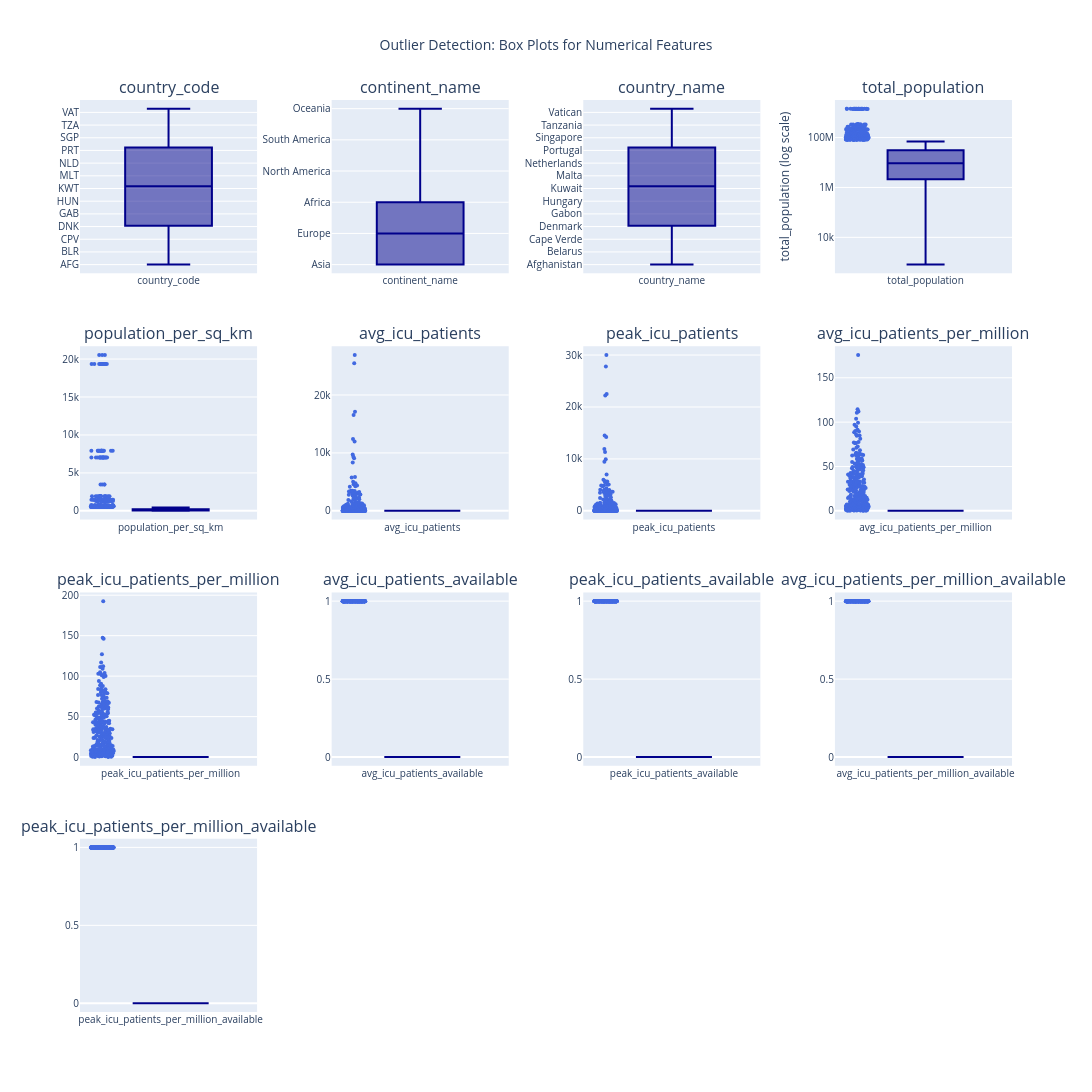

Notebook code cell kept with this figure:
### Code cell
n_cols = len(numerical_cols)
cols_per_row = 4
rows_needed = math.ceil(n_cols / cols_per_row)

# Create subplot grid: only as many rows as needed, 4 columns
fig = make_subplots(
    rows=rows_needed,
    cols=cols_per_row,
    subplot_titles=numerical_cols,  # Only real titles
    vertical_spacing=0.08,
    horizontal_spacing=0.08
)

#  Add Box Plots Safely
for idx, col_name in enumerate(numerical_cols):
    row = (idx // cols_per_row) + 1
    col = (idx % cols_per_row) + 1
    
    fig.add_trace(
        go.Box(
            y=df[col_name].dropna(),
            name=col_name,
            boxpoints='outliers',
            jitter=0.3,
            pointpos=-1.8,
            marker=dict(size=4, color='royalblue'),
            line=dict(color='darkblue')
        ),
        row=row,
        col=col
    )

# Automatically detect and apply log scale to known skewed columns
skewed_cols = ['total_population', 'gdp_per_capita']  # Add your known skewed ones
for col_name in skewed_cols:
    if col_name in numerical_cols:
        idx = numerical_cols.index(col_name)
        row = (idx // cols_per_row) + 1
        col = (idx % cols_per_row) + 1
        fig.update_yaxes(title_text=f"{col_name} (log scale)", type='log', row=row, col=col)

fig.update_layout(
    height=400 + (rows_needed * 300),  # Auto height
    width=1400,
    title_text="Outlier Detection: Box Plots for Numerical Features",
    title_x=0.5,
    showlegend=False,
    font=dict(size=10)
)

fig.show()

### Figure 1 — Plotly figure (JSON) as saved in the notebook; plotly's stock layout.template omitted (floating-point values rounded to 4 significant figures; data arrays with more than 128 entries replaced by an {"elided": "..."} marker saying what was removed)
{"data": [{"boxpoints": "outliers", "jitter": 0.3, "line": {"color": "darkblue"}, "marker": {"color": "royalblue", "size": 4}, "name": "country_code", "pointpos": -1.8, "type": "box", "xaxis": "x", "y": {"elided": "2793 str values"}, "yaxis": "y"}, {"boxpoints": "outliers", "jitter": 0.3, "line": {"color": "darkblue"}, "marker": {"color": "royalblue", "size": 4}, "name": "continent_name", "pointpos": -1.8, "type": "box", "xaxis": "x2", "y": {"elided": "2793 str values"}, "yaxis": "y2"}, {"boxpoints": "outliers", "jitter": 0.3, "line": {"color": "darkblue"}, "marker": {"color": "royalblue", "size": 4}, "name": "country_name", "pointpos": -1.8, "type": "box", "xaxis": "x3", "y": {"elided": "2793 str values"}, "yaxis": "y3"}, {"boxpoints": "outliers", "jitter": 0.3, "line": {"color": "darkblue"}, "marker": {"color": "royalblue", "size": 4}, "name": "total_population", "pointpos": -1.8, "type": "box", "xaxis": "x4", "y": {"elided": "2793 float values"}, "yaxis": "y4"}, {"boxpoints": "outliers", "jitter": 0.3, "line": {"color": "darkblue"}, "marker": {"color": "royalblue", "size": 4}, "name": "population_per_sq_km", "pointpos": -1.8, "type": "box", "xaxis": "x5", "y": {"elided": "2712 float values"}, "yaxis": "y5"}, {"boxpoints": "outliers", "jitter": 0.3, "line": {"color": "darkblue"}, "marker": {"color": "royalblue", "size": 4}, "name": "avg_icu_patients", "pointpos": -1.8, "type": "box", "xaxis": "x6", "y": {"elided": "2793 float values"}, "yaxis": "y6"}, {"boxpoints": "outliers", "jitter": 0.3, "line": {"color": "darkblue"}, "marker": {"color": "royalblue", "size": 4}, "name": "peak_icu_patients", "pointpos": -1.8, "type": "box", "xaxis": "x7", "y": {"elided": "2793 float values"}, "yaxis": "y7"}, {"boxpoints": "outliers", "jitter": 0.3, "line": {"color": "darkblue"}, "marker": {"color": "royalblue", "size": 4}, "name": "avg_icu_patients_per_million", "pointpos": -1.8, "type": "box", "xaxis": "x8", "y": {"elided": "2793 float values"}, "yaxis": "y8"}, {"boxpoints": "outliers", "jitter": 0.3, "line": {"color": "darkblue"}, "marker": {"color": "royalblue", "size": 4}, "name": "peak_icu_patients_per_million", "pointpos": -1.8, "type": "box", "xaxis": "x9", "y": {"elided": "2793 float values"}, "yaxis": "y9"}, {"boxpoints": "outliers", "jitter": 0.3, "line": {"color": "darkblue"}, "marker": {"color": "royalblue", "size": 4}, "name": "avg_icu_patients_available", "pointpos": -1.8, "type": "box", "xaxis": "x10", "y": {"elided": "2793 int values"}, "yaxis": "y10"}, {"boxpoints": "outliers", "jitter": 0.3, "line": {"color": "darkblue"}, "marker": {"color": "royalblue", "size": 4}, "name": "peak_icu_patients_available", "pointpos": -1.8, "type": "box", "xaxis": "x11", "y": {"elided": "2793 int values"}, "yaxis": "y11"}, {"boxpoints": "outliers", "jitter": 0.3, "line": {"color": "darkblue"}, "marker": {"color": "royalblue", "size": 4}, "name": "avg_icu_patients_per_million_available", "pointpos": -1.8, "type": "box", "xaxis": "x12", "y": {"elided": "2793 int values"}, "yaxis": "y12"}, {"boxpoints": "outliers", "jitter": 0.3, "line": {"color": "darkblue"}, "marker": {"color": "royalblue", "size": 4}, "name": "peak_icu_patients_per_million_available", "pointpos": -1.8, "type": "box", "xaxis": "x13", "y": {"elided": "2793 int values"}, "yaxis": "y13"}], "layout": {"annotations": [{"font": {"size": 16}, "showarrow": false, "text": "country_code", "x": 0.095, "xanchor": "center", "xref": "paper", "y": 1, "yanchor": "bottom", "yref": "paper"}, {"font": {"size": 16}, "showarrow": false, "text": "continent_name", "x": 0.365, "xanchor": "center", "xref": "paper", "y": 1, "yanchor": "bottom", "yref": "paper"}, {"font": {"size": 16}, "showarrow": false, "text": "country_name", "x": 0.635, "xanchor": "center", "xref": "paper", "y": 1, "yanchor": "bottom", "yref": "paper"}, {"font": {"size": 16}, "showarrow": false, "text": "total_population", "x": 0.905, "xanchor": "center", "xref": "paper", "y": 1, "yanchor": "bottom", "yref": "paper"}, {"font": {"size": 16}, "showarrow": false, "text": "population_per_sq_km", "x": 0.095, "xanchor": "center", "xref": "paper", "y": 0.73, "yanchor": "bottom", "yref": "paper"}, {"font": {"size": 16}, "showarrow": false, "text": "avg_icu_patients", "x": 0.365, "xanchor": "center", "xref": "paper", "y": 0.73, "yanchor": "bottom", "yref": "paper"}, {"font": {"size": 16}, "showarrow": false, "text": "peak_icu_patients", "x": 0.635, "xanchor": "center", "xref": "paper", "y": 0.73, "yanchor": "bottom", "yref": "paper"}, {"font": {"size": 16}, "showarrow": false, "text": "avg_icu_patients_per_million", "x": 0.905, "xanchor": "center", "xref": "paper", "y": 0.73, "yanchor": "bottom", "yref": "paper"}, {"font": {"size": 16}, "showarrow": false, "text": "peak_icu_patients_per_million", "x": 0.095, "xanchor": "center", "xref": "paper", "y": 0.46, "yanchor": "bottom", "yref": "paper"}, {"font": {"size": 16}, "showarrow": false, "text": "avg_icu_patients_available", "x": 0.365, "xanchor": "center", "xref": "paper", "y": 0.46, "yanchor": "bottom", "yref": "paper"}, {"font": {"size": 16}, "showarrow": false, "text": "peak_icu_patients_available", "x": 0.635, "xanchor": "center", "xref": "paper", "y": 0.46, "yanchor": "bottom", "yref": "paper"}, {"font": {"size": 16}, "showarrow": false, "text": "avg_icu_patients_per_million_available", "x": 0.905, "xanchor": "center", "xref": "paper", "y": 0.46, "yanchor": "bottom", "yref": "paper"}, {"font": {"size": 16}, "showarrow": false, "text": "peak_icu_patients_per_million_available", "x": 0.095, "xanchor": "center", "xref": "paper", "y": 0.19, "yanchor": "bottom", "yref": "paper"}], "font": {"size": 10}, "height": 1600, "showlegend": false, "title": {"text": "Outlier Detection: Box Plots for Numerical Features", "x": 0.5}, "width": 1400, "xaxis": {"anchor": "y", "domain": [0, 0.19]}, "xaxis10": {"anchor": "y10", "domain": [0.27, 0.46]}, "xaxis11": {"anchor": "y11", "domain": [0.54, 0.73]}, "xaxis12": {"anchor": "y12", "domain": [0.81, 1]}, "xaxis13": {"anchor": "y13", "domain": [0, 0.19]}, "xaxis14": {"anchor": "y14", "domain": [0.27, 0.46]}, "xaxis15": {"anchor": "y15", "domain": [0.54, 0.73]}, "xaxis16": {"anchor": "y16", "domain": [0.81, 1]}, "xaxis2": {"anchor": "y2", "domain": [0.27, 0.46]}, "xaxis3": {"anchor": "y3", "domain": [0.54, 0.73]}, "xaxis4": {"anchor": "y4", "domain": [0.81, 1]}, "xaxis5": {"anchor": "y5", "domain": [0, 0.19]}, "xaxis6": {"anchor": "y6", "domain": [0.27, 0.46]}, "xaxis7": {"anchor": "y7", "domain": [0.54, 0.73]}, "xaxis8": {"anchor": "y8", "domain": [0.81, 1]}, "xaxis9": {"anchor": "y9", "domain": [0, 0.19]}, "yaxis": {"anchor": "x", "domain": [0.81, 1]}, "yaxis10": {"anchor": "x10", "domain": [0.27, 0.46]}, "yaxis11": {"anchor": "x11", "domain": [0.27, 0.46]}, "yaxis12": {"anchor": "x12", "domain": [0.27, 0.46]}, "yaxis13": {"anchor": "x13", "domain": [0, 0.19]}, "yaxis14": {"anchor": "x14", "domain": [0, 0.19]}, "yaxis15": {"anchor": "x15", "domain": [0, 0.19]}, "yaxis16": {"anchor": "x16", "domain": [0, 0.19]}, "yaxis2": {"anchor": "x2", "domain": [0.81, 1]}, "yaxis3": {"anchor": "x3", "domain": [0.81, 1]}, "yaxis4": {"anchor": "x4", "domain": [0.81, 1], "title": {"text": "total_population (log scale)"}, "type": "log"}, "yaxis5": {"anchor": "x5", "domain": [0.54, 0.73]}, "yaxis6": {"anchor": "x6", "domain": [0.54, 0.73]}, "yaxis7": {"anchor": "x7", "domain": [0.54, 0.73]}, "yaxis8": {"anchor": "x8", "domain": [0.54, 0.73]}, "yaxis9": {"anchor": "x9", "domain": [0.27, 0.46]}}}
